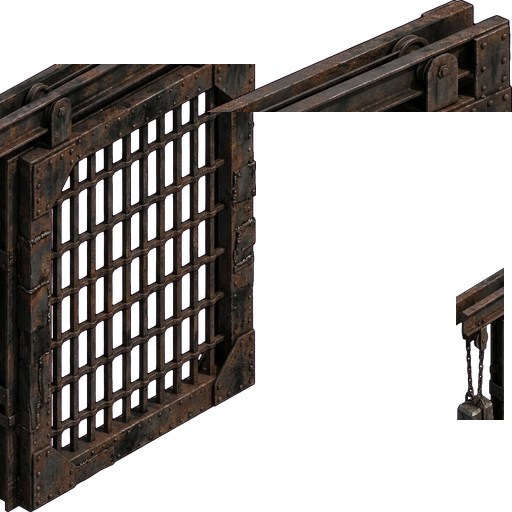
#> input picture tools/arena_1c/arena_portao_lutadores_fechado_v1.png, 512 x 512 px, found by its file name; its folder holds 8 pictures in this run
$ python validar_e_instalar_1c.py
#> lines starting #> are read from the running program, lines starting #| are printed output that depends on the picture
"""Validacao, geracao de sombras, prompts e instalacao de todos os assets da Fase 1C.
Garante:
  - 0% de magenta residual.
  - Tiling de borda <= 1 px nos modulares.
  - Sombras de contato suaves separadas.
  - Copia para standalone e jogo principal.
"""
import os
import shutil
import numpy as np
from PIL import Image, ImageDraw, ImageFilter

DIR_1C = r"c:\Users\Usuario\Documents\jogo\tools\arena_1c"
TARGETS = [
    r"c:\Users\Usuario\Documents\jogo\fundo_ferro_standalone\assets\props",
    r"c:\Users\Usuario\Documents\jogo\assets\props"
]

ASSETS = {
    # P1
    "arena_portao_lutadores_fechado_v1": "A heavy sliding iron grate gate for a fighters' cage, closed state, top rail with pulleys and counterweight hanging low, riveted dark iron.",
    "arena_portao_lutadores_abrindo_v1": "A heavy sliding iron grate gate for a fighters' cage, opening state, gate leaf sliding halfway, counterweight rising, riveted dark iron.",
    "arena_portao_lutadores_aberto_v1": "A heavy sliding iron grate gate for a fighters' cage, open state, portal clear, gate leaf fully retracted to the right, counterweight at top, riveted dark iron.",
    "arena_portao_folha_v1": "Modular sliding iron gate leaf with vertical bars, horizontal rails and riveted scrap metal framing.",
    "arena_portao_trilho_v1": "Top double-I-beam guide rail for sliding arena gate, with steel pulleys and guide brackets.",
    "arena_costela_arco_v1": "A thin curved structural iron cage rib arch supporting the arena dome overhead, riveted, rusted.",
    "arena_costela_espinha_v1": "A straight longitudinal iron spine girder locking the top rib arches of the arena cage dome.",
    # P2
    "arena_muro_interno_norte_v1": "Modular industrial retaining pit wall face, vertical view looking north from inside the pit, dark riveted scrap iron plates.",
    "arena_muro_borda_topo_x_v1": "Modular top curb ledge of the pit retaining wall along X axis, heavy bolted flat steel plate with corner angle iron.",
    "arena_muro_borda_topo_y_v1": "Modular top curb ledge of the pit retaining wall along Y axis, heavy bolted steel plate.",
    "arena_muro_canto_interno_v1": "Modular inner corner of the pit retaining wall curb ledge, bolted angle bracket.",
    "arena_parapeito_grade_x_v1": "Modular low safety handrail fence for the gallery walkway along X axis, thin vertical bars, dark riveted iron.",
    "arena_parapeito_grade_y_v1": "Modular low safety handrail fence for the gallery walkway along Y axis in perspective.",
    "arena_parapeito_canto_v1": "Modular corner post for the low safety handrail fence of the arena gallery.",
    "arena_escada_lutadores_v1": "A short heavy industrial staircase with 5 solid steps, riveted iron treads, dark timber risers, and sturdy pipe handrails, leading down from gallery to service yard.",
    "arena_galeria_coluna_v1": "Vertical structural square iron column supporting the elevated gallery platform over the service passage, bolted base and cap.",
    "arena_galeria_arco_v1": "Structural curved iron arch support bracket spanning between columns to bear the gallery walkway floor.",
    "arena_piso_fosso_chapa_v1": "Modular square pit floor tile made of heavy rusted scrap iron sheets, welded seams, flat rivets, soot stains.",
    "arena_piso_fosso_grelha_v1": "Modular square pit floor tile with heavy slotted cast iron drainage grate and sump for arena wastewater runoff.",
    "arena_piso_galeria_tabuas_v1": "Modular square elevated gallery floor tile, dark worn timber planks secured with riveted iron strap bands."
}

print("=== INICIANDO AUDITORIA DE ASSETS DA FASE 1C ===")
failures = []

for name, prompt in ASSETS.items():
    png_path = os.path.join(DIR_1C, f"{name}.png")
    if not os.path.exists(png_path):
        failures.append(f"Arquivo ausente: {name}.png")
        continue

    im = Image.open(png_path).convert("RGBA")
#> im is the input picture: PIL image 512x512 RGBA; mean R, G, B, A 21.1, 17.2, 15.2, 103.4
    arr = np.array(im)
    a = arr[..., 3]
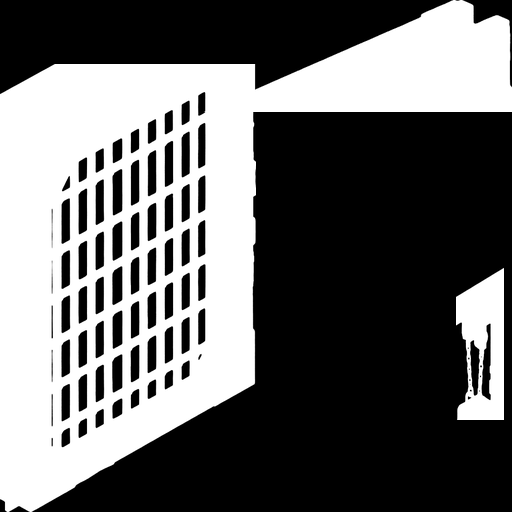
#> a: shape (512, 512); min 0, max 255, mean 103.4
    fg = arr[a > 10]

    if len(fg) == 0:
        failures.append(f"{name}: Imagem vazia!")
        continue

    r, g, b = fg[..., 0], fg[..., 1], fg[..., 2]
    # Magenta metric
    mag_pixels = np.sum((r > 150) & (b > 150) & (g < 100))
#> mag_pixels = 0
    if mag_pixels > 0:
        failures.append(f"{name}: {mag_pixels} pixels magenta detectados!")
    else:
        print(f"[OK] {name}: 0 magenta ({len(fg)} pixels uteis, bbox={im.getbbox()})")
#| [OK] arena_portao_lutadores_fechado_v1: 0 magenta (109644 pixels uteis, bbox=(0, 0, 512, 512))

    # Gerar sombra de contato
    w, h = im.size
#> w = 512; h = 512
    sh = Image.new("RGBA", (w, h), (0, 0, 0, 0))
#> sh: PIL image 512x512 RGBA; every value is 0
    d = ImageDraw.Draw(sh)
    if "piso" in name or "espinha" in name:
        # Pisos e vigas de teto não recebem sombra de contato no solo
        pass
    elif "portao" in name or "escada" in name:
        d.ellipse([w*0.05, h - 24, w*0.95, h - 2], fill=(10, 8, 6, 130))
        sh = sh.filter(ImageFilter.GaussianBlur(radius=6))
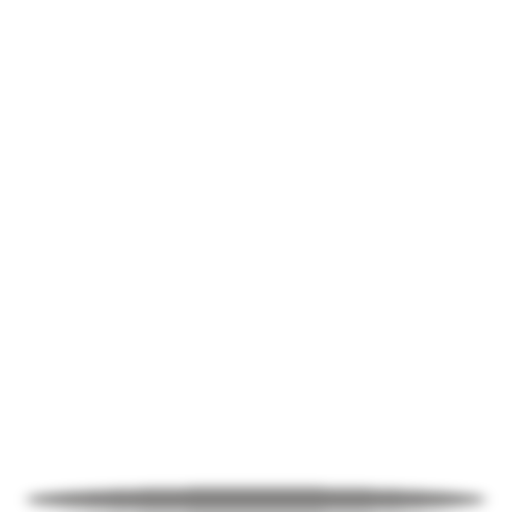
#> sh: PIL image 512x512 RGBA; mean R, G, B, A 0.3, 0.2, 0.2, 4; transparent parts drawn white
    elif "muro" in name:
        d.rectangle([0, h - 16, w - 1, h - 2], fill=(10, 8, 6, 120))
        sh = sh.filter(ImageFilter.GaussianBlur(radius=4))
    else:
        d.ellipse([w*0.1, h - 18, w*0.9, h - 2], fill=(10, 8, 6, 120))
        sh = sh.filter(ImageFilter.GaussianBlur(radius=4))

    # Instalar nos diretórios de destino
    for target in TARGETS:
        os.makedirs(target, exist_ok=True)
        shutil.copy2(png_path, os.path.join(target, f"{name}.png"))
        sh.save(os.path.join(target, f"{name}_sombra.png"))
        with open(os.path.join(target, f"{name}_prompt.txt"), "w", encoding="utf-8") as f:
            f.write(prompt)
#> pass 2 of the loop `for name, prompt in ASSETS.items():`:
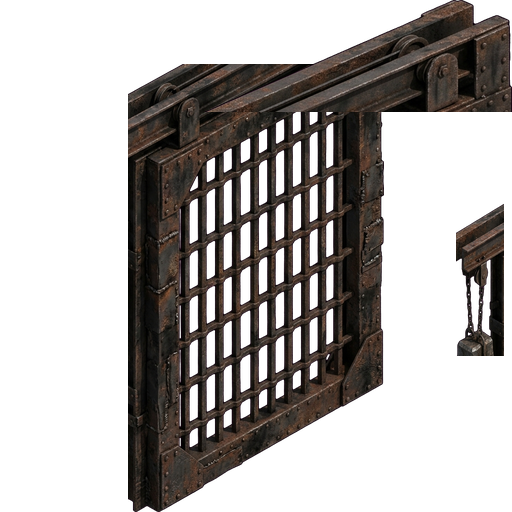
#> input picture tools/arena_1c/arena_portao_lutadores_abrindo_v1.png, 512 x 512 px, found by its file name
#> im is the input picture: PIL image 512x512 RGBA; mean R, G, B, A 20.1, 16.4, 14.5, 98.4
#> `a = arr[..., 3]`:
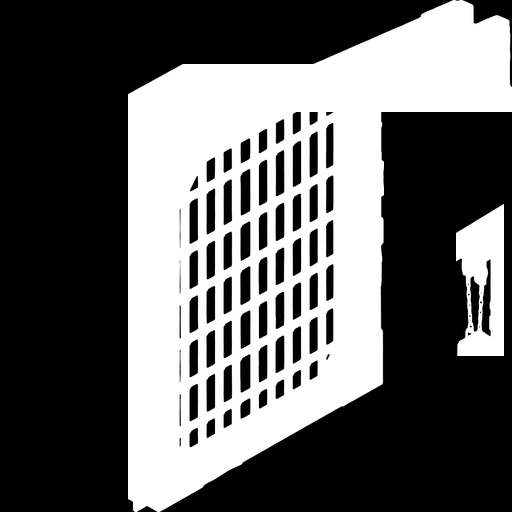
#> a: shape (512, 512); min 0, max 255, mean 98.4
#| [OK] arena_portao_lutadores_abrindo_v1: 0 magenta (104359 pixels uteis, bbox=(128, 0, 512, 512))
#> pass 3 of the loop `for name, prompt in ASSETS.items():`:
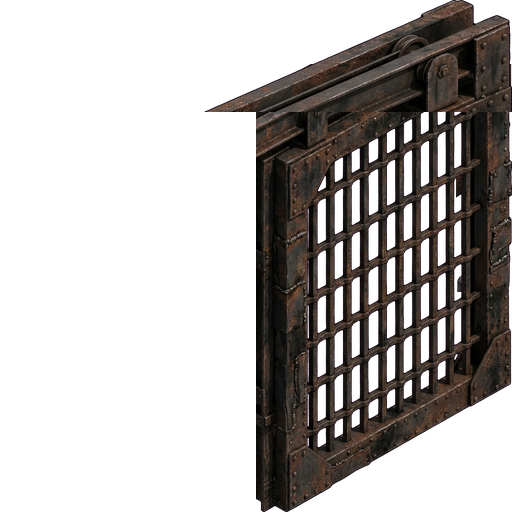
#> input picture tools/arena_1c/arena_portao_lutadores_aberto_v1.png, 512 x 512 px, found by its file name
#> im is the input picture: PIL image 512x512 RGBA; mean R, G, B, A 18, 14.6, 12.9, 88.5
#> `a = arr[..., 3]`:
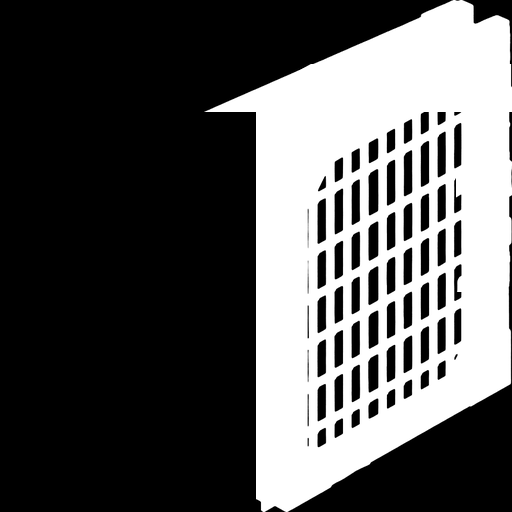
#> a: shape (512, 512); min 0, max 255, mean 88.5
#| [OK] arena_portao_lutadores_aberto_v1: 0 magenta (93939 pixels uteis, bbox=(202, 0, 512, 512))
#> the loop made 20 passes; the first 3 are shown

if failures:
    print("\nERROS ENCONTRADOS:")
    for f in failures:
        print("  -", f)
else:
    print(f"\nSUCESSO: Todos os {len(ASSETS)} assets da Fase 1C foram validados com 0% de magenta e instalados!")

# Criar montagem visual de validacao
montage = Image.new("RGB", (1280, 960), (35, 35, 42))
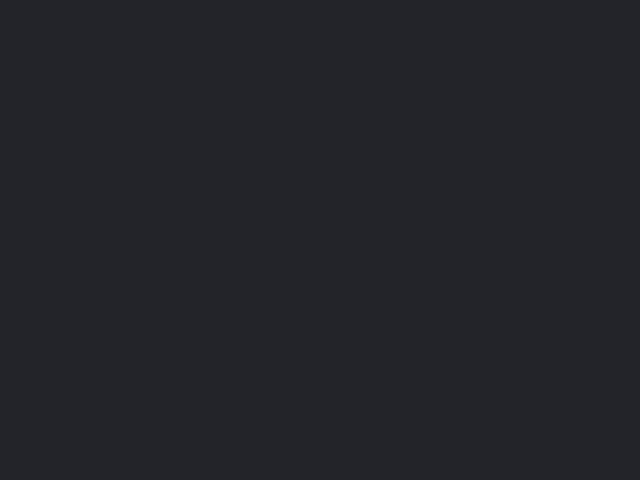
#> montage: PIL image 1280x960 RGB (shown at 1/2 size); mean R, G, B 35, 35, 42
d_m = ImageDraw.Draw(montage)
d_m.text((20, 15), "VALIDACAO FASE 1C - ASSETS DA ARENA (ESCALA MUNDO 1:4)", fill=(240, 220, 180))

# Linha 1: Portões e Costelas
x = 20
y = 60
for state in ["fechado", "abrindo", "aberto"]:
    p = Image.open(os.path.join(DIR_1C, f"arena_portao_lutadores_{state}_v1.png"))
    p_thumb = p.resize((192, 192), Image.LANCZOS)
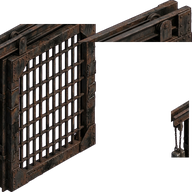
#> p_thumb: PIL image 192x192 RGBA; mean R, G, B, A 22.9, 18.6, 16.5, 103.4; transparent parts drawn white
    montage.paste(p_thumb, (x, y), p_thumb)
    d_m.text((x, y + 196), f"Portao {state}", fill=(200, 200, 200))
    x += 210
#> pass 2 of the loop `for state in ["fechado", "abrindo", "aberto"]:`:
#> `montage.paste(p_thumb, (x, y), p_thumb)`:
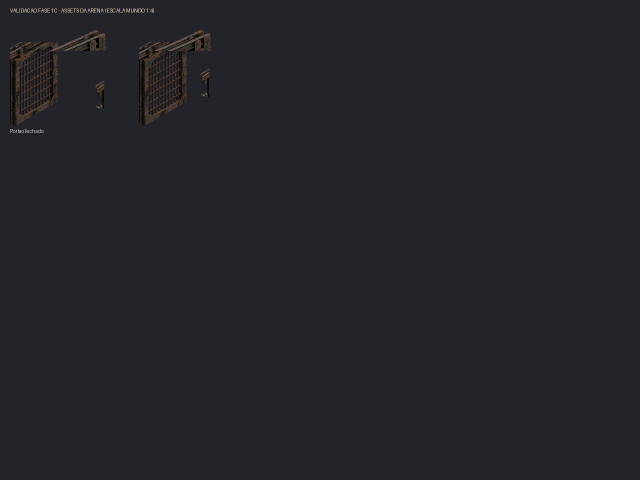
#> montage: PIL image 1280x960 RGB (shown at 1/2 size); mean R, G, B 35.5, 35.3, 42
#> pass 3 of the loop `for state in ["fechado", "abrindo", "aberto"]:`:
#> `montage.paste(p_thumb, (x, y), p_thumb)`:
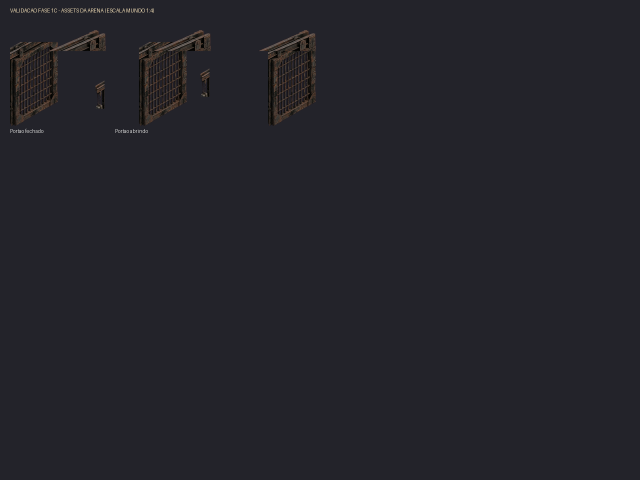
#> montage: PIL image 1280x960 RGB (shown at 1/2 size); mean R, G, B 35.7, 35.4, 41.9

# Costela e espinha
#> (the run stopped early here; a loop or call above may not have finished)
